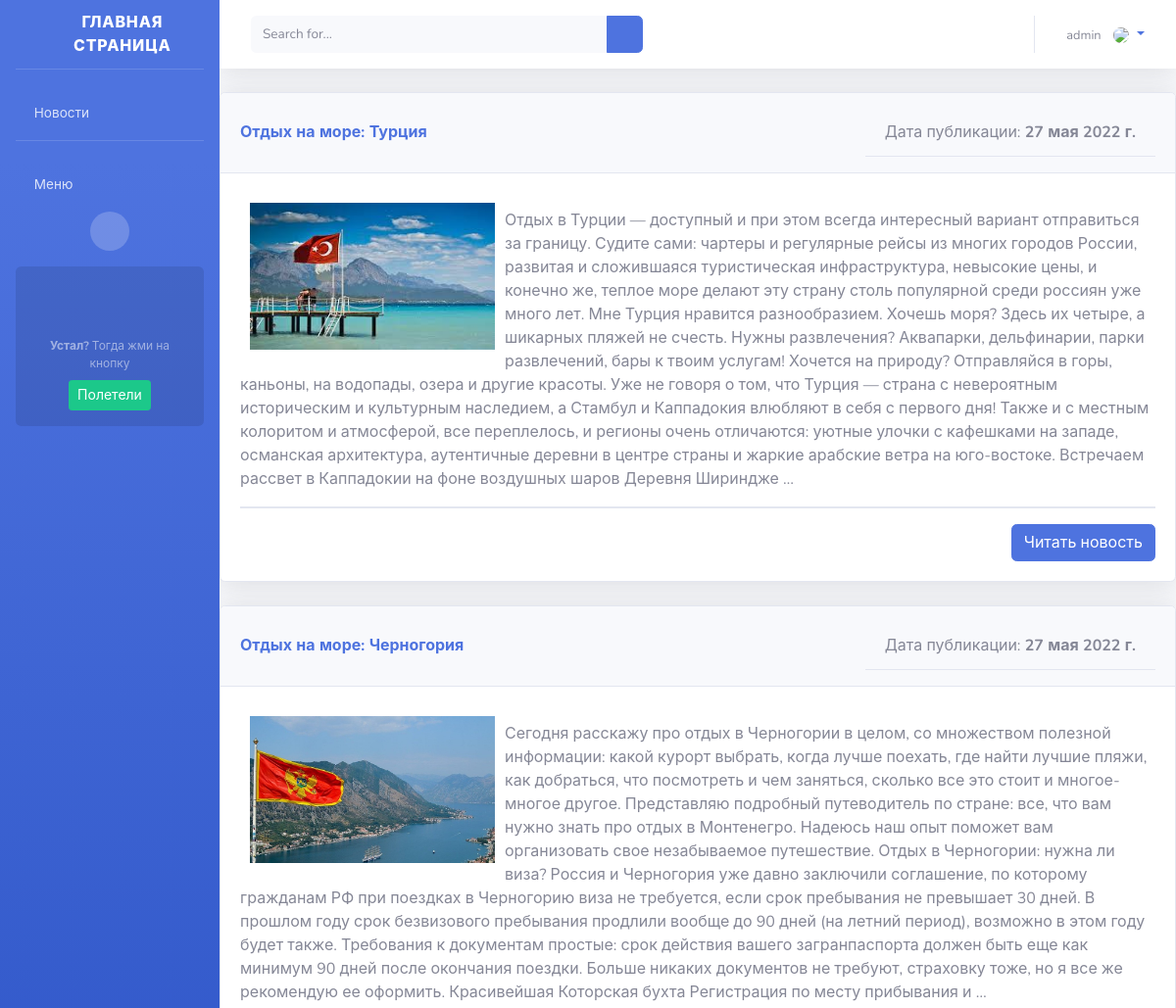
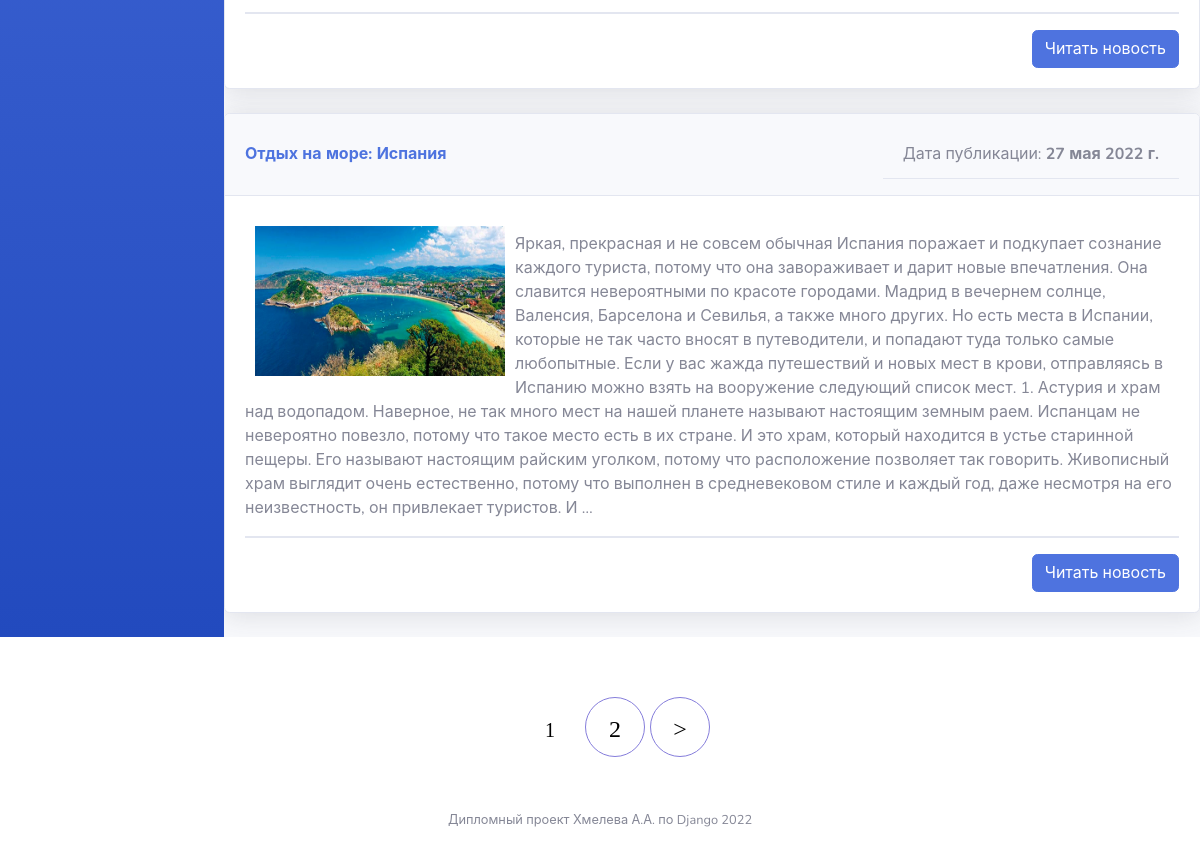
/category/otdyh-na-more/ (signed in), run on the app's committed database (2 pictures, top to bottom).
### news_site/models.py (models this page shows, shortened)
class News(models.Model):
    title = models.CharField(max_length=255, verbose_name='Название')
    slug = models.SlugField(max_length=255, unique=True, db_index=True, verbose_name='URL')
    content = models.TextField(blank=True, verbose_name='Контент')
    photo = models.ImageField(upload_to='photos/%Y/%m/%d', verbose_name='Фото')
    time_create = models.DateTimeField(auto_now_add=True, verbose_name='Вермя создания')
    time_update = models.DateTimeField(auto_now=True, verbose_name='Время изменения')
    is_published = models.BooleanField(default=True, verbose_name='Опубликованно')
    category = models.ForeignKey(Category, on_delete=models.PROTECT, verbose_name='Категория')
    def get_absolute_url(self):
        return reverse('news', kwargs={'news_slug': self.slug})
    class Meta:
        verbose_name = 'Новость'
        verbose_name_plural = 'Новости'
        ordering = ['time_create', 'title']

class Category(models.Model):
    name = models.CharField(max_length=100, db_index=True, verbose_name='Название')
    slug = models.SlugField(max_length=255, unique=True, db_index=True, verbose_name='URL')
    def __str__(self):
        return self.name
    def get_absolute_url(self):
        return reverse('category', kwargs={'cat_slug': self.slug})
    class Meta:
        verbose_name = 'Категорию'
        verbose_name_plural = 'Категории'

### news_site/views.py (the view)
# urls.py: path('category/<slug:cat_slug>/',   ShowCategory.as_view(), name='category'),
class ShowCategory(ListView):
    model = News
    template_name = 'home.html'
    context_object_name = 'news'
    paginate_by = 3
    def get_context_data(self, **kwargs):
        context = super().get_context_data(**kwargs)
        context['title'] = Category.objects.get(slug=self.kwargs['cat_slug'])
        return context
    def get_queryset(self):
        return News.objects.filter(category__slug=self.kwargs['cat_slug'], is_published=True)

### news_site/templatetags/news_site_tags.py (called while the page is built)
@register.simple_tag()
def get_categories():
    categories = Category.objects.all()     # не забудь сделать фильтр( если новостей в категории 0 тогда не выводи категорию)
    return categories

### templates/home.html (shortened to what this page needs)
{% extends 'base.html' %}
{% load news_site_tags %}
{% load static %}
{% block body %}
<div id="wrapper">
    <ul class="navbar-nav bg-gradient-primary sidebar sidebar-dark accordion" id="accordionSidebar">
        <a class="sidebar-brand d-flex align-items-center justify-content-center" href="{% url 'home' %}">
            <div class="sidebar-brand-icon rotate-n-15">
                <i class="fas fa-solid fa-house-user"></i>
            </div>
            <div class="sidebar-brand-text mx-3">Главная страница</div>
        </a>
        <hr class="sidebar-divider">
        <li class="nav-item">
            <a class="nav-link collapsed" href="#" data-toggle="collapse" data-target="#collapseUtilities"
               aria-expanded="true" aria-controls="collapseUtilities">
                <i class="fas fa-solid fa-globe"></i>
                <span>Новости</span>
            </a>
                    {% get_categories as categories %}
        </li>
        <hr class="sidebar-divider d-none d-md-block">
        <li class="nav-item">
            <a class="nav-link collapsed" href="#" data-toggle="collapse" data-target="#collapseTwo"
               aria-expanded="true" aria-controls="collapseTwo">
                <i class="fas fa-solid fa-bars"></i>
                <span>Меню</span>
            </a>
        </li>
        <div class="text-center d-none d-md-inline">
            <button class="rounded-circle border-0" id="sidebarToggle"></button>
        </div>
        <div class="sidebar-card">
            <p class="text-center mb-2"><strong>Устал?</strong> Тогда жми на кнопку</p>
            <a class="btn btn-success btn-sm" href="https://www.booking.com/index.ru.html">Полетели</a>
        </div>
    </ul>
    <div id="content-wrapper" class="d-flex flex-column">
        <div id="content">
            <nav class="navbar navbar-expand navbar-light bg-white topbar mb-4 static-top shadow">
                <form action="{% url 'search' %}" method="get"
                      class="d-none d-sm-inline-block form-inline mr-auto ml-md-3 my-2 my-md-0 mw-100 navbar-search">
                    <div class="input-group">
                        <input type="text" class="form-control bg-light border-0 small" placeholder="Search for..."
                               aria-label="Search" aria-describedby="basic-addon2" name="search">
                        <div class="input-group-append">
                            <button class="btn btn-primary" type="submit">
                                <i class="fas fa-search fa-sm"></i>
                            </button>
                        </div>
                    </div>
                </form>
                {% if request.user.is_authenticated %}
                <a class="nav-link dropdown-toggle" href="#" id="userDropdown" role="button"
                   data-toggle="dropdown" aria-haspopup="true" aria-expanded="false">
                    <span class="mr-2 d-none d-lg-inline text-gray-600 small">{{ user.username }}</span>
                    <img class="img-profile rounded-circle"
                         src="static/img/undraw_profile.svg">
                </a>
                {% else %}
                <div align="center">{{ mixin_reg }}</div>
                {% endif %}
            </nav>
            {% for n in news %}
            <div class="card shadow mb-4">
                <div class="card-header py-3 d-flex flex-row align-items-center justify-content-between">
                    <h6 class="m-0 font-weight-bold text-primary">{{n.category}}: {{ n.title }}</h6>
                    <p class="card-header">Дата публикации: <b>{{ n.time_create|date }}</b></p>
                </div>
                <div class="card-body">
                    {% if n.photo %}
                    <p><img src="{{ n.photo.url }}" width="250" height="150" align="left" vspace="10" hspace="10"></p>
                    <p>{{ n.content|truncatewords:150|linebreaks }}</p>
                    {% endif %}
                    <div class="border"></div>
                    <div align="right"><a class="btn btn-primary" href="{{ n.get_absolute_url }}">Читать новость</a>
                    </div>
                </div>
            </div>
            {% endfor %}
        </div>
    </div>
</div>
{% endblock %}

### data on the page
News: category "Отдых на море", title "Турция", time_create "27 мая 2022 г.", photo (picture), content "Отдых в Турции — доступный и при этом всегда интересный вариант отправиться за границу. Судите сами: чартеры и регулярные рейсы из многих городов России, развитая и сложившаяся туристическая инфраструктура, невысокие цены, и конечно же, теплое море делают эту страну столь популярной среди россиян уже много лет. Мне Турция нравится разнообразием. Хочешь моря? Здесь их четыре, а шикарных пляжей не счесть. Нужны развлечения? Аквапарки, дельфинарии, парки развлечений, бары к твоим услугам! Хочется на природу? Отправляйся в горы, каньоны, на водопады, озера и другие красоты. Уже не говоря о том, что Турция — страна с невероятным историческим и культурным наследием, а Стамбул и Каппадокия…"
News: category "Отдых на море", title "Черногория", time_create "27 мая 2022 г.", photo (picture), content "Сегодня расскажу про отдых в Черногории в целом, со множеством полезной информации: какой курорт выбрать, когда лучше поехать, где найти лучшие пляжи, как добраться, что посмотреть и чем заняться, сколько все это стоит и многое-многое другое. Представляю подробный путеводитель по стране: все, что вам нужно знать про отдых в Монтенегро. Надеюсь наш опыт поможет вам организовать свое незабываемое путешествие. Отдых в Черногории: нужна ли виза? Россия и Черногория уже давно заключили соглашение, по которому гражданам РФ при поездках в Черногорию виза не требуется, если срок пребывания не превышает 30 дней. В прошлом году срок безвизового пребывания продлили вообще до 90 дней (на летний…"
News: category "Отдых на море", title "Испания", time_create "27 мая 2022 г.", photo (picture), content "Яркая, прекрасная и не совсем обычная Испания поражает и подкупает сознание каждого туриста, потому что она завораживает и дарит новые впечатления. Она славится невероятными по красоте городами. Мадрид в вечернем солнце, Валенсия, Барселона и Севилья, а также много других. Но есть места в Испании, которые не так часто вносят в путеводители, и попадают туда только самые любопытные. Если у вас жажда путешествий и новых мест в крови, отправляясь в Испанию можно взять на вооружение следующий список мест. 1. Астурия и храм над водопадом. Наверное, не так много мест на нашей планете называют настоящим земным раем. Испанцам не невероятно повезло, потому что такое место есть в их стране. И это…"

### other printed values
{{ user.username }} "admin"
{{ p }} "1"
{{ p }} "2"
